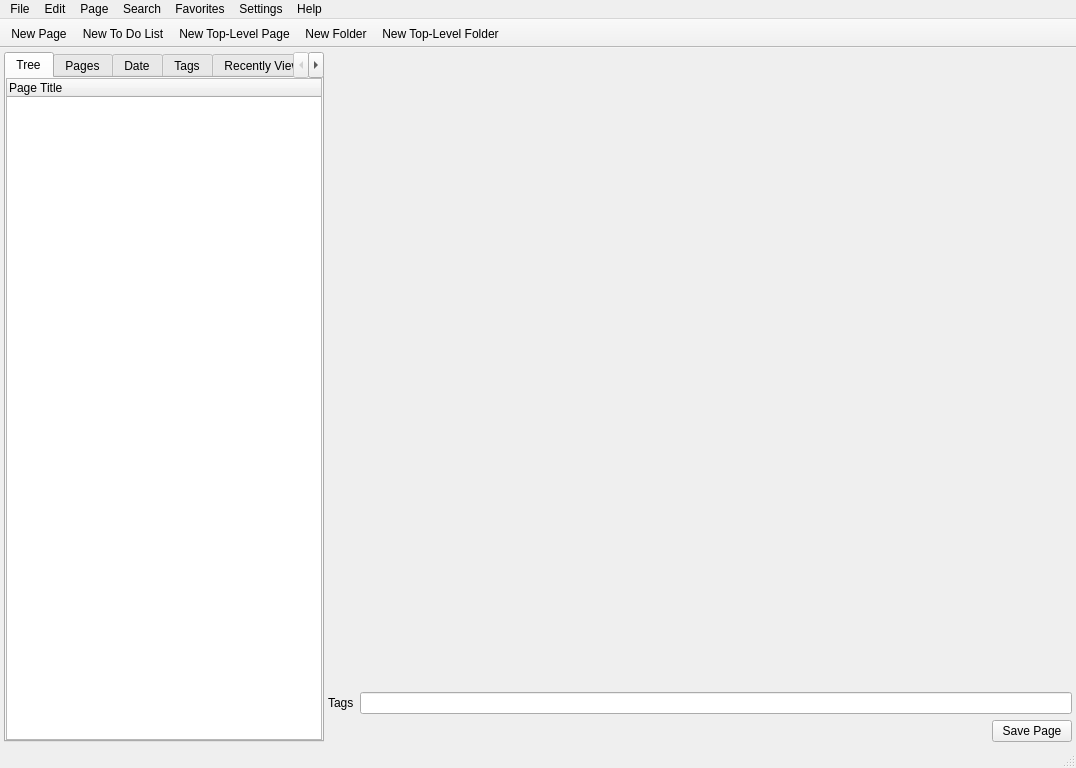
<?xml version="1.0" encoding="UTF-8"?>
<ui version="4.0">
 <class>PyNoteBookWindow</class>
 <widget class="QMainWindow" name="PyNoteBookWindow">
  <property name="geometry">
   <rect>
    <x>0</x>
    <y>0</y>
    <width>1076</width>
    <height>768</height>
   </rect>
  </property>
  <property name="windowTitle">
   <string>NoteBook</string>
  </property>
  <property name="windowIcon">
   <iconset resource="pynotebook.qrc">
    <normaloff>:/NoteBook/NoteBook.ico</normaloff>:/NoteBook/NoteBook.ico</iconset>
  </property>
  <widget class="QWidget" name="centralWidget">
   <layout class="QHBoxLayout" name="horizontalLayout_4">
    <property name="spacing">
     <number>4</number>
    </property>
    <property name="leftMargin">
     <number>4</number>
    </property>
    <property name="topMargin">
     <number>4</number>
    </property>
    <property name="rightMargin">
     <number>4</number>
    </property>
    <property name="bottomMargin">
     <number>4</number>
    </property>
    <item>
     <widget class="QTabWidget" name="navigationTabWidget">
      <property name="sizePolicy">
       <sizepolicy hsizetype="Minimum" vsizetype="Expanding">
        <horstretch>0</horstretch>
        <verstretch>1</verstretch>
       </sizepolicy>
      </property>
      <property name="minimumSize">
       <size>
        <width>320</width>
        <height>0</height>
       </size>
      </property>
      <property name="currentIndex">
       <number>0</number>
      </property>
      <widget class="QWidget" name="treeTab">
       <attribute name="title">
        <string>Tree</string>
       </attribute>
       <layout class="QVBoxLayout" name="verticalLayout_4">
        <property name="spacing">
         <number>0</number>
        </property>
        <property name="leftMargin">
         <number>0</number>
        </property>
        <property name="topMargin">
         <number>0</number>
        </property>
        <property name="rightMargin">
         <number>0</number>
        </property>
        <property name="bottomMargin">
         <number>0</number>
        </property>
        <item>
         <widget class="CPageTree" name="pageTree">
          <column>
           <property name="text">
            <string>Page Title</string>
           </property>
          </column>
         </widget>
        </item>
       </layout>
      </widget>
      <widget class="QWidget" name="listTab">
       <attribute name="title">
        <string>Pages</string>
       </attribute>
       <layout class="QVBoxLayout" name="verticalLayout_5">
        <property name="spacing">
         <number>0</number>
        </property>
        <property name="leftMargin">
         <number>0</number>
        </property>
        <property name="topMargin">
         <number>0</number>
        </property>
        <property name="rightMargin">
         <number>0</number>
        </property>
        <property name="bottomMargin">
         <number>0</number>
        </property>
        <item>
         <widget class="CPageTitleList" name="pageTitleList">
          <property name="sortingEnabled">
           <bool>true</bool>
          </property>
         </widget>
        </item>
       </layout>
      </widget>
      <widget class="QWidget" name="dateTab">
       <attribute name="title">
        <string>Date</string>
       </attribute>
       <layout class="QVBoxLayout" name="verticalLayout_6">
        <property name="spacing">
         <number>0</number>
        </property>
        <property name="leftMargin">
         <number>0</number>
        </property>
        <property name="topMargin">
         <number>0</number>
        </property>
        <property name="rightMargin">
         <number>0</number>
        </property>
        <property name="bottomMargin">
         <number>0</number>
        </property>
        <item>
         <widget class="CDateTree" name="dateTree">
          <property name="sortingEnabled">
           <bool>false</bool>
          </property>
          <column>
           <property name="text">
            <string>Date</string>
           </property>
          </column>
         </widget>
        </item>
       </layout>
      </widget>
      <widget class="QWidget" name="tagsTab">
       <attribute name="title">
        <string>Tags</string>
       </attribute>
       <layout class="QVBoxLayout" name="verticalLayout_7">
        <property name="spacing">
         <number>0</number>
        </property>
        <property name="leftMargin">
         <number>0</number>
        </property>
        <property name="topMargin">
         <number>0</number>
        </property>
        <property name="rightMargin">
         <number>0</number>
        </property>
        <property name="bottomMargin">
         <number>0</number>
        </property>
        <item>
         <widget class="CTagList" name="tagList">
          <property name="sortingEnabled">
           <bool>true</bool>
          </property>
         </widget>
        </item>
       </layout>
      </widget>
      <widget class="QWidget" name="historyTab">
       <attribute name="title">
        <string>Recently Viewed</string>
       </attribute>
       <layout class="QVBoxLayout" name="verticalLayout_10">
        <property name="spacing">
         <number>0</number>
        </property>
        <property name="leftMargin">
         <number>0</number>
        </property>
        <property name="topMargin">
         <number>0</number>
        </property>
        <property name="rightMargin">
         <number>0</number>
        </property>
        <property name="bottomMargin">
         <number>0</number>
        </property>
        <item>
         <widget class="CPageHistoryWidget" name="recentlyViewedList"/>
        </item>
       </layout>
      </widget>
     </widget>
    </item>
    <item>
     <layout class="QVBoxLayout" name="verticalLayout">
      <item>
       <widget class="CTitleLabelWidget" name="titleLabelWidget" native="true"/>
      </item>
      <item>
       <widget class="QStackedWidget" name="editorStackedWidget">
        <property name="sizePolicy">
         <sizepolicy hsizetype="Preferred" vsizetype="Preferred">
          <horstretch>0</horstretch>
          <verstretch>0</verstretch>
         </sizepolicy>
        </property>
        <property name="sizeIncrement">
         <size>
          <width>0</width>
          <height>1</height>
         </size>
        </property>
        <property name="currentIndex">
         <number>2</number>
        </property>
        <widget class="RichTextEditWidget" name="pageTextEdit">
         <property name="sizePolicy">
          <sizepolicy hsizetype="Preferred" vsizetype="Preferred">
           <horstretch>0</horstretch>
           <verstretch>0</verstretch>
          </sizepolicy>
         </property>
         <layout class="QHBoxLayout" name="horizontalLayout_3"/>
        </widget>
        <widget class="ToDoEditWidget" name="pageToDoEdit">
         <property name="sizePolicy">
          <sizepolicy hsizetype="Preferred" vsizetype="Preferred">
           <horstretch>0</horstretch>
           <verstretch>0</verstretch>
          </sizepolicy>
         </property>
         <layout class="QHBoxLayout" name="horizontalLayout_5"/>
        </widget>
        <widget class="FolderEditWidget" name="folderEdit">
         <property name="sizePolicy">
          <sizepolicy hsizetype="Preferred" vsizetype="Preferred">
           <horstretch>0</horstretch>
           <verstretch>0</verstretch>
          </sizepolicy>
         </property>
         <layout class="QHBoxLayout" name="horizontalLayout_6"/>
        </widget>
       </widget>
      </item>
      <item>
       <layout class="QHBoxLayout" name="horizontalLayout">
        <item>
         <widget class="QLabel" name="label_5">
          <property name="text">
           <string>Tags</string>
          </property>
         </widget>
        </item>
        <item>
         <widget class="QLineEdit" name="tagsEdit"/>
        </item>
       </layout>
      </item>
      <item>
       <layout class="QHBoxLayout" name="horizontalLayout_2">
        <item>
         <widget class="QLabel" name="messageLabel">
          <property name="sizePolicy">
           <sizepolicy hsizetype="Preferred" vsizetype="Preferred">
            <horstretch>1</horstretch>
            <verstretch>0</verstretch>
           </sizepolicy>
          </property>
          <property name="text">
           <string/>
          </property>
         </widget>
        </item>
        <item>
         <widget class="QPushButton" name="savePageButton">
          <property name="toolTip">
           <string>Save Page (Ctrl+S)</string>
          </property>
          <property name="text">
           <string>Save Page</string>
          </property>
          <property name="shortcut">
           <string>Ctrl+S</string>
          </property>
         </widget>
        </item>
       </layout>
      </item>
     </layout>
    </item>
   </layout>
  </widget>
  <widget class="QMenuBar" name="menuBar">
   <property name="geometry">
    <rect>
     <x>0</x>
     <y>0</y>
     <width>1076</width>
     <height>33</height>
    </rect>
   </property>
   <widget class="QMenu" name="menuFile">
    <property name="title">
     <string>File</string>
    </property>
    <widget class="QMenu" name="menuImport">
     <property name="title">
      <string>Import...</string>
     </property>
     <addaction name="actionImportPage"/>
    </widget>
    <addaction name="actionNew_Notebook"/>
    <addaction name="actionOpen_Notebook"/>
    <addaction name="actionRecent_Notebooks"/>
    <addaction name="actionClose"/>
    <addaction name="separator"/>
    <addaction name="actionExport"/>
    <addaction name="separator"/>
    <addaction name="menuImport"/>
    <addaction name="separator"/>
    <addaction name="actionExit"/>
   </widget>
   <widget class="QMenu" name="menuEdit">
    <property name="title">
     <string>Edit</string>
    </property>
    <addaction name="actionCut"/>
    <addaction name="actionCopy"/>
    <addaction name="actionPaste"/>
   </widget>
   <widget class="QMenu" name="menuSettings">
    <property name="title">
     <string>Settings</string>
    </property>
    <addaction name="actionSettings"/>
   </widget>
   <widget class="QMenu" name="menuFavorites">
    <property name="title">
     <string>Favorites</string>
    </property>
    <addaction name="actionFavorites"/>
    <addaction name="separator"/>
    <addaction name="actionManage_Favorites"/>
   </widget>
   <widget class="QMenu" name="menuHelp">
    <property name="title">
     <string>Help</string>
    </property>
    <addaction name="actionAbout_NoteBook"/>
    <addaction name="actionAbout_Qt"/>
   </widget>
   <widget class="QMenu" name="menuPage">
    <property name="title">
     <string>Page</string>
    </property>
    <addaction name="actionNew_Page"/>
    <addaction name="separator"/>
    <addaction name="actionPage_Info"/>
   </widget>
   <widget class="QMenu" name="menuSearch">
    <property name="title">
     <string>Search</string>
    </property>
    <addaction name="actionSearch"/>
   </widget>
   <addaction name="menuFile"/>
   <addaction name="menuEdit"/>
   <addaction name="menuPage"/>
   <addaction name="menuSearch"/>
   <addaction name="menuFavorites"/>
   <addaction name="menuSettings"/>
   <addaction name="menuHelp"/>
  </widget>
  <widget class="QStatusBar" name="statusBar"/>
  <widget class="QToolBar" name="toolBar">
   <property name="windowTitle">
    <string>toolBar</string>
   </property>
   <property name="movable">
    <bool>false</bool>
   </property>
   <property name="floatable">
    <bool>false</bool>
   </property>
   <attribute name="toolBarArea">
    <enum>TopToolBarArea</enum>
   </attribute>
   <attribute name="toolBarBreak">
    <bool>false</bool>
   </attribute>
   <addaction name="actionNew_Page"/>
   <addaction name="actionNew_To_Do_List"/>
   <addaction name="actionNew_Top_Level_Page"/>
   <addaction name="actionNew_Folder"/>
   <addaction name="actionNew_Top_Level_Folder"/>
  </widget>
  <action name="actionExit">
   <property name="text">
    <string>Exit</string>
   </property>
  </action>
  <action name="actionCut">
   <property name="text">
    <string>Cut</string>
   </property>
  </action>
  <action name="actionCopy">
   <property name="text">
    <string>Copy</string>
   </property>
  </action>
  <action name="actionPaste">
   <property name="text">
    <string>Paste</string>
   </property>
  </action>
  <action name="actionAbout_NoteBook">
   <property name="text">
    <string>About NoteBook...</string>
   </property>
  </action>
  <action name="actionNew_Toolbar">
   <property name="text">
    <string>New Toolbar...</string>
   </property>
  </action>
  <action name="actionAdd_Page_to_Favorites">
   <property name="text">
    <string>Add Page to Favorites</string>
   </property>
  </action>
  <action name="actionSettings">
   <property name="text">
    <string>Settings...</string>
   </property>
  </action>
  <action name="actionNew_Notebook">
   <property name="text">
    <string>New Notebook...</string>
   </property>
  </action>
  <action name="actionOpen_Notebook">
   <property name="text">
    <string>Open Noteboook...</string>
   </property>
  </action>
  <action name="actionClose">
   <property name="text">
    <string>Close</string>
   </property>
  </action>
  <action name="actionNew_Page">
   <property name="icon">
    <iconset resource="pynotebook.qrc">
     <normaloff>:/NoteBook/Resources/NewPage.png</normaloff>:/NoteBook/Resources/NewPage.png</iconset>
   </property>
   <property name="text">
    <string>New Page</string>
   </property>
  </action>
  <action name="actionImport_TiddlyWiki">
   <property name="text">
    <string>Import TiddlyWiki...</string>
   </property>
  </action>
  <action name="actionPage_Info">
   <property name="text">
    <string>Page Info...</string>
   </property>
  </action>
  <action name="actionRecent_Notebooks">
   <property name="text">
    <string>Recent Notebooks</string>
   </property>
  </action>
  <action name="actionNew_Folder">
   <property name="text">
    <string>New Folder</string>
   </property>
  </action>
  <action name="actionNew_Top_Level_Page">
   <property name="text">
    <string>New Top-Level Page</string>
   </property>
  </action>
  <action name="actionNew_Top_Level_Folder">
   <property name="text">
    <string>New Top-Level Folder</string>
   </property>
  </action>
  <action name="actionAbout_Qt">
   <property name="text">
    <string>About Qt...</string>
   </property>
  </action>
  <action name="actionExport">
   <property name="text">
    <string>Export...</string>
   </property>
  </action>
  <action name="actionImportPage">
   <property name="text">
    <string>Page...</string>
   </property>
  </action>
  <action name="actionNew_To_Do_List">
   <property name="text">
    <string>New To Do List</string>
   </property>
   <property name="toolTip">
    <string>Create a new To Do list</string>
   </property>
  </action>
  <action name="actionManage_Favorites">
   <property name="text">
    <string>Manage Favorites</string>
   </property>
  </action>
  <action name="actionFavorites">
   <property name="text">
    <string>Favorites</string>
   </property>
  </action>
  <action name="actionSearch">
   <property name="icon">
    <iconset resource="pynotebook.qrc">
     <normaloff>:/NoteBook/Resources/Search.png</normaloff>:/NoteBook/Resources/Search.png</iconset>
   </property>
   <property name="text">
    <string>Search</string>
   </property>
  </action>
 </widget>
 <layoutdefault spacing="6" margin="11"/>
 <customwidgets>
  <customwidget>
   <class>CPageTree</class>
   <extends>QTreeWidget</extends>
   <header>page_tree</header>
  </customwidget>
  <customwidget>
   <class>CDateTree</class>
   <extends>QTreeWidget</extends>
   <header>date_tree</header>
  </customwidget>
  <customwidget>
   <class>CPageTitleList</class>
   <extends>QListWidget</extends>
   <header>page_title_list</header>
  </customwidget>
  <customwidget>
   <class>CTagList</class>
   <extends>QListWidget</extends>
   <header>tag_list</header>
  </customwidget>
  <customwidget>
   <class>CPageHistoryWidget</class>
   <extends>QListWidget</extends>
   <header>page_history_widget</header>
  </customwidget>
  <customwidget>
   <class>CTitleLabelWidget</class>
   <extends>QWidget</extends>
   <header>title_label_widget</header>
   <container>1</container>
  </customwidget>
  <customwidget>
   <class>RichTextEditWidget</class>
   <extends>QWidget</extends>
   <header>RichTextEdit</header>
   <container>1</container>
  </customwidget>
  <customwidget>
   <class>ToDoEditWidget</class>
   <extends>QWidget</extends>
   <header>to_do_edit</header>
   <container>1</container>
  </customwidget>
  <customwidget>
   <class>FolderEditWidget</class>
   <extends>QWidget</extends>
   <header>folder_edit_widget</header>
   <container>1</container>
  </customwidget>
 </customwidgets>
 <resources>
  <include location="pynotebook.qrc"/>
 </resources>
 <connections>
  <connection>
   <sender>actionExit</sender>
   <signal>triggered()</signal>
   <receiver>PyNoteBookWindow</receiver>
   <slot>close()</slot>
   <hints>
    <hint type="sourcelabel">
     <x>-1</x>
     <y>-1</y>
    </hint>
    <hint type="destinationlabel">
     <x>427</x>
     <y>383</y>
    </hint>
   </hints>
  </connection>
 </connections>
</ui>
